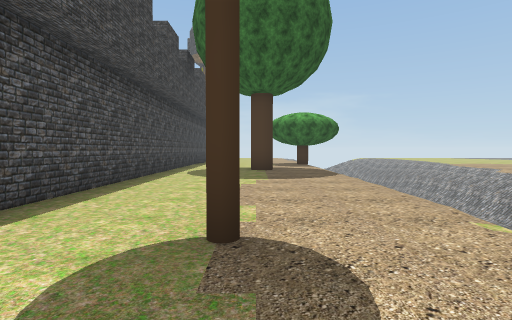
View 1 (above)

20 first-person views from a walk through a 3-D level made in the Unity game engine. The camera is 1.2 m above the floor, tilts 2° down and sees 80° across. The floor is counted in squares, 2 m on a side. Each view is taken from the middle of a square. On the plan, view 1 faces up. The plan holds only what a view shows up to about 9 squares ahead; the rest is blank. The place goes on beyond the plan. Some trees and plants on the terrain are drawn as simple stand-ins. Some surface patterns are stand-ins.

View 2
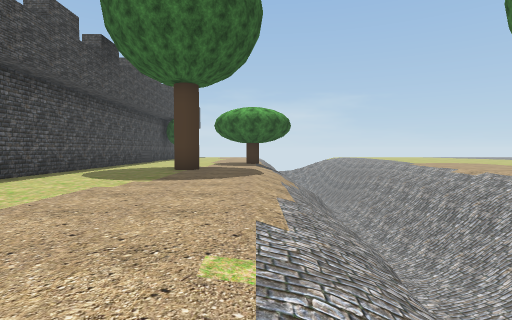

View 3
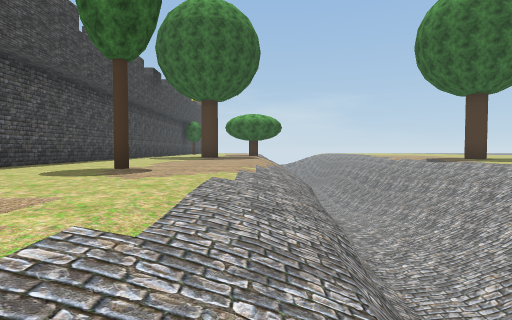

View 4
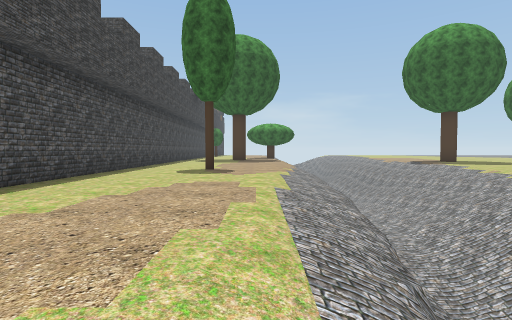

View 5
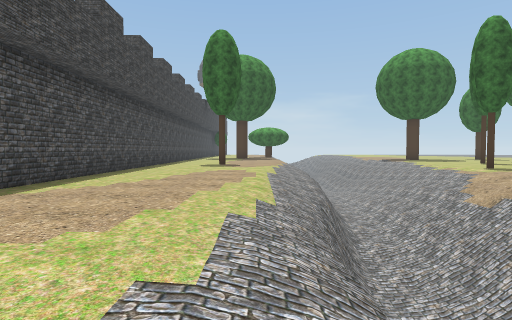

View 6
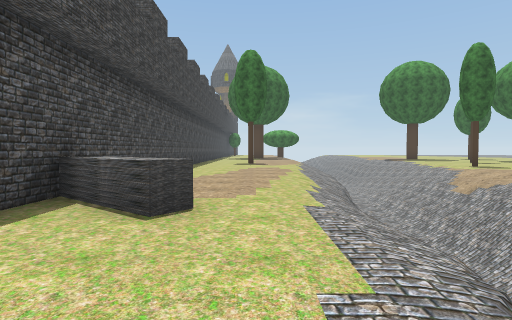

View 7
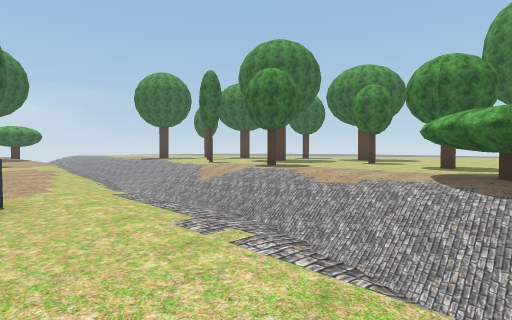

View 8
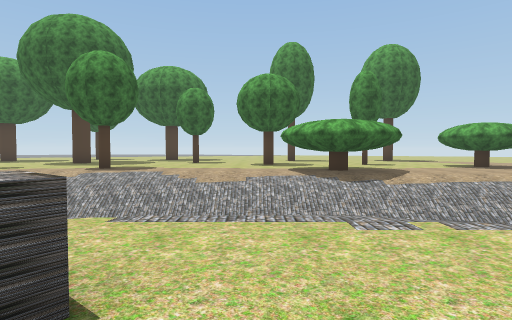

View 9
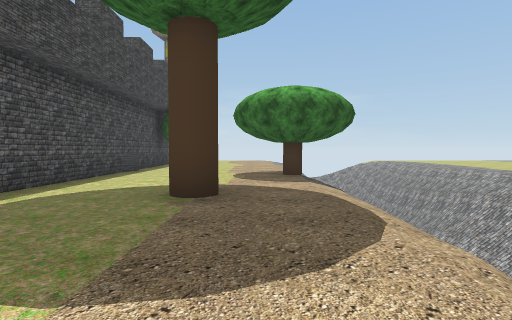

View 10
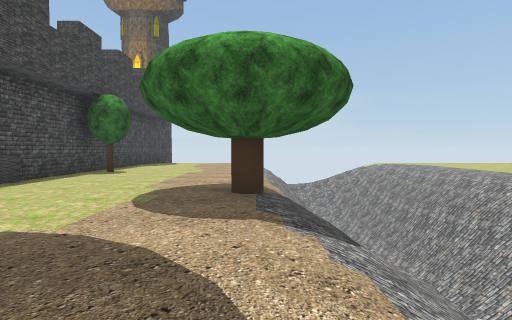

View 11
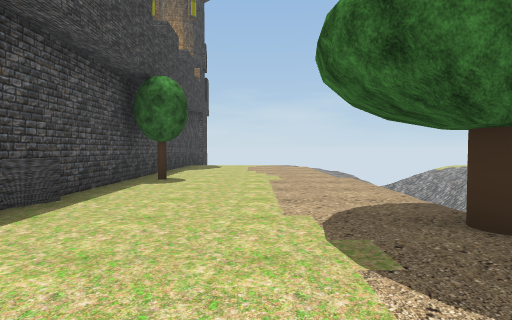

View 12
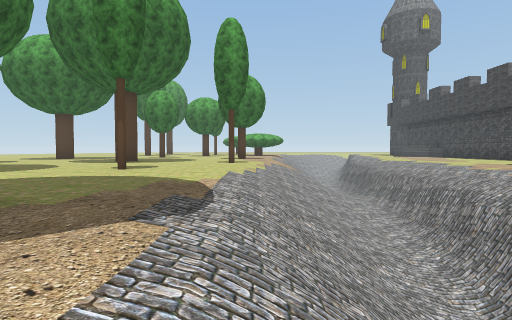

View 13
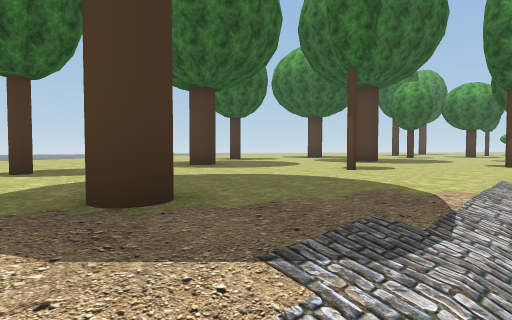

View 14
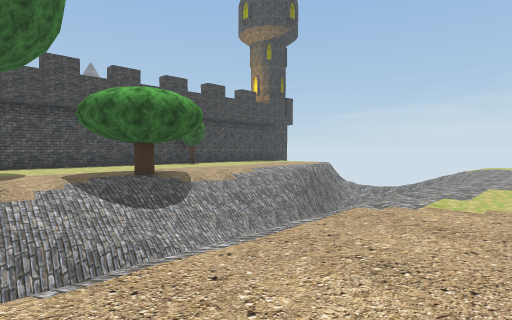

View 15
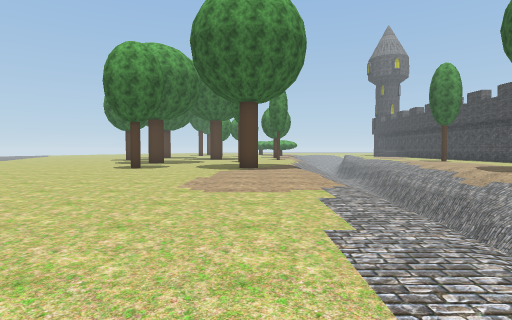

View 16
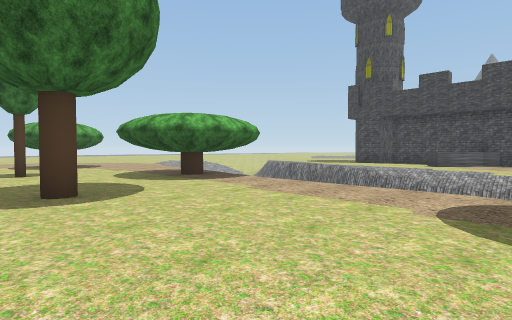

View 17
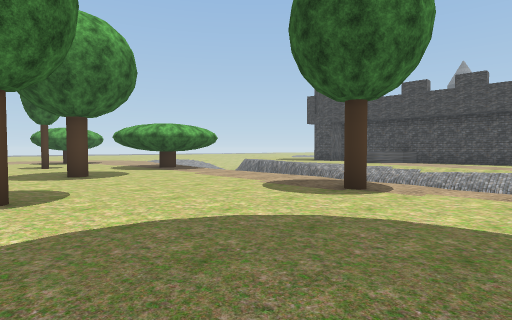

View 18
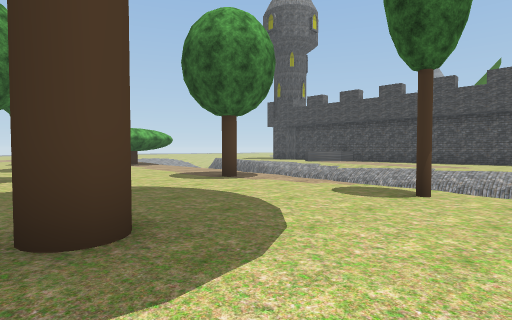

View 19
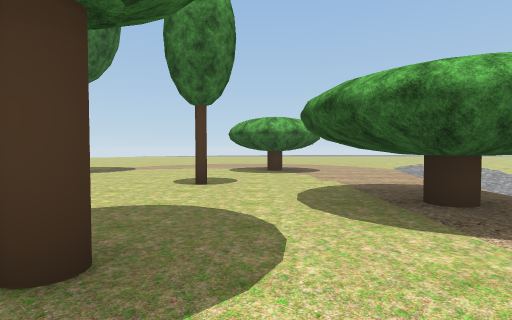

View 20
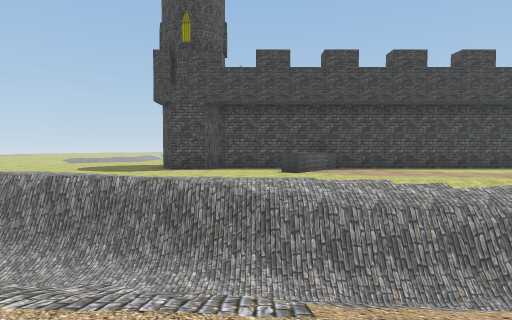

### Floor plan
Key: @ floor where view 1 was taken; # wall or solid block; . floor; / step, stairs or slope; = window, fence, low wall or low ledge; ^ raised ledge; v drop or lower ground; T tree.
Columns run from 3 left of view 1 to 12 right of it. Each row starts with its distance up from view 1.
 17 #.....v /=/..
 16 #T...//#/=/...
 15 #....////#/....
 14 #....////=/.....
 13 #....////=/.....
 12 #....T/////.....
 11 #....//=///.....
 10 #...../v///.....
  9 #..T.//v///.....
  8 #...../v///.....
  7 #....// ///.T...
  6 #....//v///....
  5 #....//=///.....
  4 #....//////.....
  3 #..../=////..T..
  2 #..T./=////.....
  1 #..../=////.....
  0 #..@./v////T....
 -1 #..../v///....T.
 -2 #..../v///......
 -3 #..../v///......
 -4 #.../==///.T....
 -5 #.../#////......
 -6 #.../=////.....T
 -7 #^../=////.....
 -8 ##^./#////.....
 -9  .../v////.....
-10  ...v=////...T.
-11  #..#////.T....
-12  ...v////......
-13  ..v=/ //....T..
-14  ..#/  //.......

Positions as (right, up) in squares from view 1, and headings:
1: (0, 0), facing up
2: (2, 1), facing up
3: (2, -3), facing up
4: (1, -6), facing up
5: (1, -9), facing up
6: (0, -11), facing up
7: (-1, -12), facing up-right
8: (-2, -9), facing right
9: (1, 5), facing up
10: (2, 8), facing up
11: (0, 10), facing up
12: (7, 9), facing down
13: (7, 8), facing down-right
14: (9, 9), facing up-left
15: (9, 17), facing down
16: (11, -5), facing down-left
17: (12, -2), facing down-left
18: (12, 1), facing down-left
19: (9, -8), facing down
20: (7, -9), facing left
